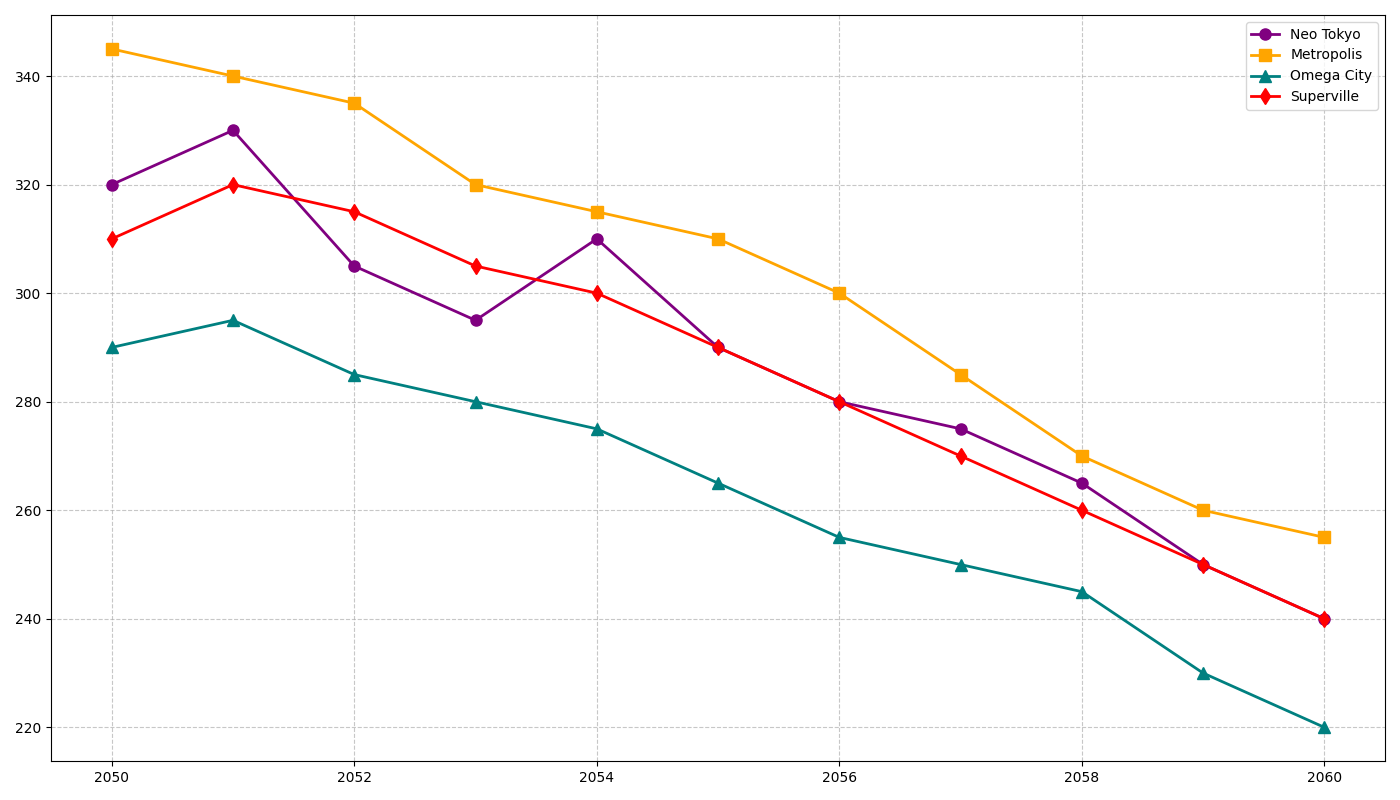

Write Python code to recreate this figure.
import matplotlib.pyplot as plt
import numpy as np

years = np.arange(2050, 2061)
neo_tokyo_consumption = np.array([320, 330, 305, 295, 310, 290, 280, 275, 265, 250, 240])
metropolis_consumption = np.array([345, 340, 335, 320, 315, 310, 300, 285, 270, 260, 255])
omega_city_consumption = np.array([290, 295, 285, 280, 275, 265, 255, 250, 245, 230, 220])
superville_consumption = np.array([310, 320, 315, 305, 300, 290, 280, 270, 260, 250, 240])

fig, ax = plt.subplots(figsize=(14, 8))

ax.plot(years, neo_tokyo_consumption, marker='o', linestyle='-', color='purple', linewidth=2, markersize=8, label='Neo Tokyo')
ax.plot(years, metropolis_consumption, marker='s', linestyle='-', color='orange', linewidth=2, markersize=8, label='Metropolis')
ax.plot(years, omega_city_consumption, marker='^', linestyle='-', color='teal', linewidth=2, markersize=8, label='Omega City')
ax.plot(years, superville_consumption, marker='d', linestyle='-', color='red', linewidth=2, markersize=8, label='Superville')

ax.grid(True, linestyle='--', alpha=0.7)
ax.legend()
plt.tight_layout()
plt.show()
